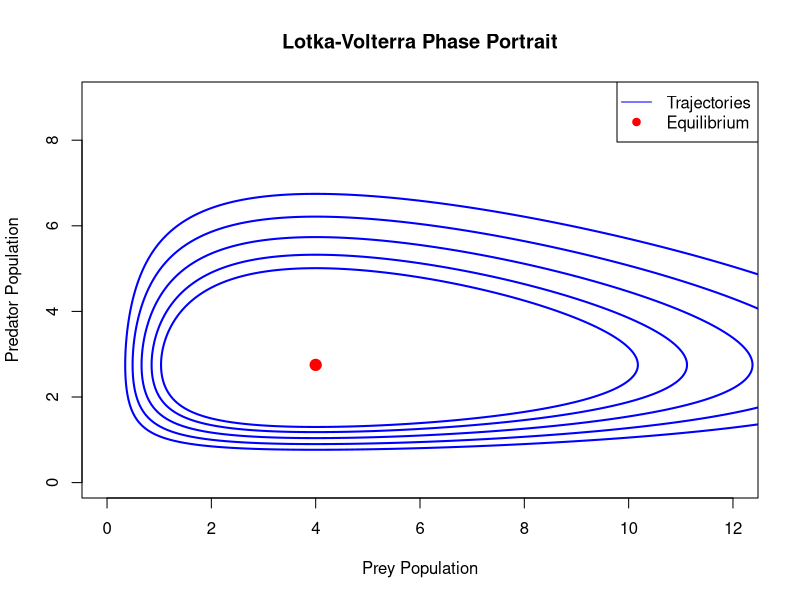

Source code (R):

# Lotka-Volterra Predator-Prey Phase Plot

# Model parameters
alpha <- 1.1
beta <- 0.4
delta <- 0.1
gamma <- 0.4

# Lotka-Volterra equations
lotka_volterra <- function(x, y) {
  dx <- alpha*x - beta*x*y
  dy <- delta*x*y - gamma*y
  return(c(dx, dy))
}

# Time settings
dt <- 0.01
steps <- 10000

# Starting populations
initial_conditions <- list(
  c(4, 1.3),
  c(5, 1.2),
  c(6, 1.1),
  c(7, 1.0),
  c(8, 0.9)
)

# Create phase plot
plot(NA,
     xlim = c(0, 12),
     ylim = c(0, 9),
     xlab = "Prey Population",
     ylab = "Predator Population",
     main = "Lotka-Volterra Phase Portrait")

# Solve and plot each trajectory
for (initial in initial_conditions) {
  
  x <- numeric(steps + 1)
  y <- numeric(steps + 1)
  
  x[1] <- initial[1]
  y[1] <- initial[2]
  
  for (i in 1:steps) {
    
    k1 <- lotka_volterra(x[i], y[i])
    
    k2 <- lotka_volterra(
      x[i] + dt*k1[1]/2,
      y[i] + dt*k1[2]/2
    )
    
    k3 <- lotka_volterra(
      x[i] + dt*k2[1]/2,
      y[i] + dt*k2[2]/2
    )
    
    k4 <- lotka_volterra(
      x[i] + dt*k3[1],
      y[i] + dt*k3[2]
    )
    
    x[i+1] <- x[i] + dt/6 *
      (k1[1] + 2*k2[1] + 2*k3[1] + k4[1])
    
    y[i+1] <- y[i] + dt/6 *
      (k1[2] + 2*k2[2] + 2*k3[2] + k4[2])
  }
  
  lines(x, y, col = "blue", lwd = 2)
}

# Equilibrium point
x_eq <- gamma / delta
y_eq <- alpha / beta

points(x_eq, y_eq,
       col = "red",
       pch = 19,
       cex = 1.5)

legend("topright",
       legend = c("Trajectories", "Equilibrium"),
       col = c("blue", "red"),
       lty = c(1, NA),
       pch = c(NA, 19))

# Display equilibrium coordinates
print(c(x_eq, y_eq))
